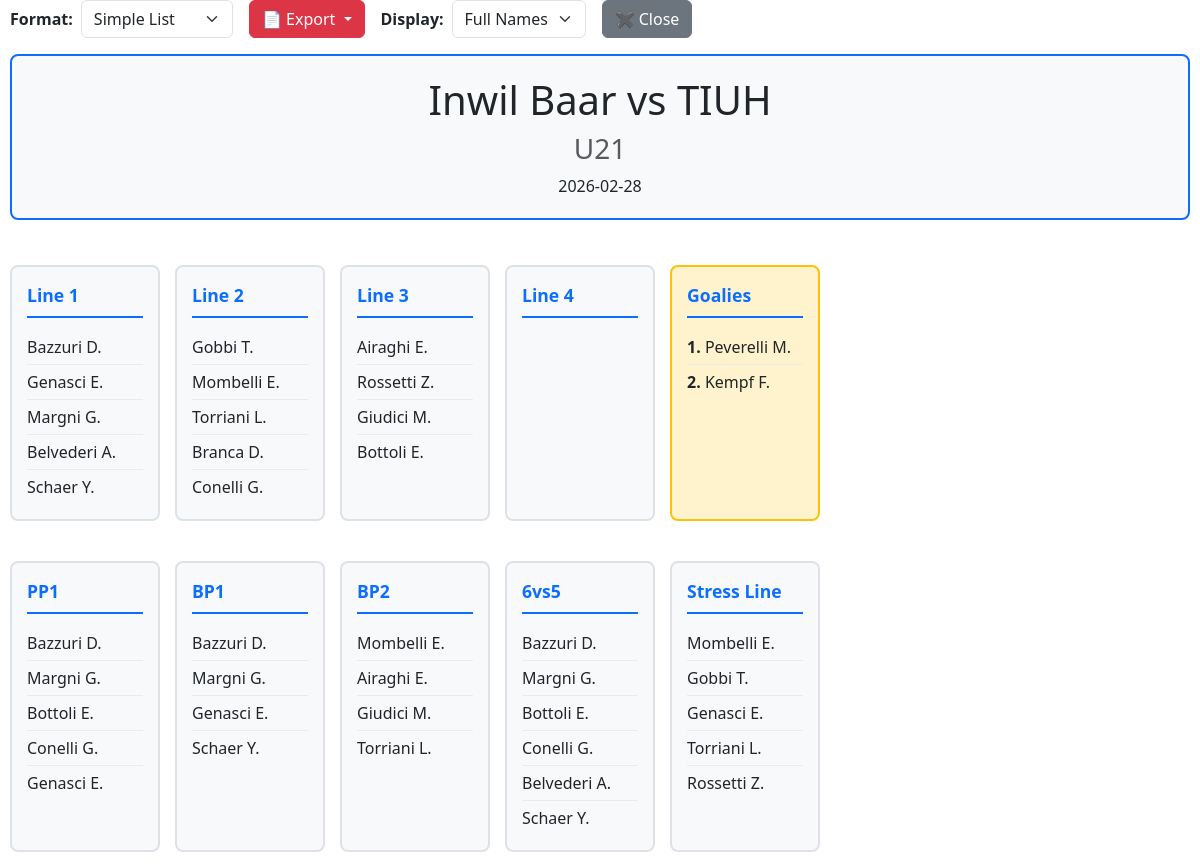
Page /game/18/lineup (signed in) on the committed database.
### models/game_model.py (models this page shows, shortened)
class GameRecord(db.Model):
    __tablename__ = 'games'
    id = db.Column(db.Integer, primary_key=True)
    season = db.Column(db.Text, default='', nullable=False)
    team = db.Column(db.Text, default='', nullable=False)
    home_team = db.Column(db.Text, default='', nullable=False)
    away_team = db.Column(db.Text, default='', nullable=False)
    date = db.Column(db.Text, default='', nullable=False)
    referee1 = db.Column(db.Text, default='', nullable=False)
    referee2 = db.Column(db.Text, default='', nullable=False)
    current_period = db.Column(db.Text, default='1', nullable=False)
    opponent_goalie_enabled = db.Column(db.Integer, default=0, nullable=False)
    exclude_from_stats = db.Column(db.Integer, default=0, nullable=False)
    lines = db.Column(db.Text, default='[]', nullable=False)
    goalies = db.Column(db.Text, default='[]', nullable=False)
    result = db.Column(db.Text, default='{}', nullable=False)
    formations = db.Column(db.Text, default='{}', nullable=False)
    plusminus = db.Column(db.Text, default='{}', nullable=False)
    goals = db.Column(db.Text, default='{}', nullable=False)
    assists = db.Column(db.Text, default='{}', nullable=False)
    unforced_errors = db.Column(db.Text, default='{}', nullable=False)
    shots_on_goal = db.Column(db.Text, default='{}', nullable=False)
    penalties_taken = db.Column(db.Text, default='{}', nullable=False)
    penalties_drawn = db.Column(db.Text, default='{}', nullable=False)
    saves = db.Column(db.Text, default='{}', nullable=False)
    goals_conceded = db.Column(db.Text, default='{}', nullable=False)
    goalie_plusminus = db.Column(db.Text, default='{}', nullable=False)
    game_scores = db.Column(db.Text, default='{}', nullable=False)
    goalie_game_scores = db.Column(db.Text, default='{}', nullable=False)
    opponent_goalie_saves = db.Column(db.Text, default='{}', nullable=False)
    opponent_goalie_goals_conceded = db.Column(db.Text, default='{}', nullable=False)
    block_shots = db.Column(db.Text, default='{}', nullable=False)
    stolen_balls = db.Column(db.Text, default='{}', nullable=False)
    extra_data = db.Column(db.Text, default='{}', nullable=False)
    def to_dict(self):
        game = {
            'id': self.id,
            'season': self.season or '',
            'team': self.team or '',
            'home_team': self.home_team or '',
            'away_team': self.away_team or '',
            'date': self.date or '',
            'referee1': self.referee1 or '',
            'referee2': self.referee2 or '',
            'current_period': self.current_period or '1',
            'opponent_goalie_enabled': bool(self.opponent_goalie_enabled),
            'exclude_from_stats': bool(self.exclude_from_stats),
            'lines': json.loads(self.lines or '[]'),
            'goalies': json.loads(self.goalies or '[]'),
            'result': json.loads(self.result or '{}'),
        }
        for col in _STAT_COLS:
            game[col] = json.loads(getattr(self, col) or '{}')
        formations = json.loads(self.formations or '{}')
        for fk in FORMATION_KEYS:
            game[fk] = formations.get(fk, [])
        extra = json.loads(self.extra_data or '{}')
        for k, v in extra.items():
            if k not in game:
                game[k] = v
        return game

### routes/game_routes.py (the view)
@game_bp.route('/game/<int:game_id>/lineup')
def view_game_lineup(game_id):
    game, roster, player_map = _lineup_context(game_id)
    if game is None:
        return "Game not found", 404
    return render_template('game_lineup.html', game=game, roster=roster, player_map=player_map)

### models/game_model.py (called while the page is built)
    def to_dict(self):
        return {
            'id': self.player_id,
            'number': self.number or '',
            'surname': self.surname or '',
            'name': self.name or '',
            'nickname': self.nickname or '',
            'position': self.position or 'A',
            'tesser': self.tesser or '',
            'hidden': bool(self.hidden),
        }

### models/roster.py (called while the page is built)
def _check_category(category):
    if not category or not validate_category(category):
        raise ValueError("Invalid category")

def _check_season(season):
    if season and not validate_season(season):
        raise ValueError("Invalid season format")

def load_roster(category=None, season=None):
    if not category:
        return []
    try:
        _check_category(category)
        _check_season(season)
        q = RosterPlayer.query.filter_by(category=category, season=season or "")
        rows = q.all()
        return [r.to_dict() for r in rows]
    except ValueError:
        raise
    except Exception:
        logger.exception("load_roster failed for category=%s season=%s", category, season)
        return []

### routes/game_routes.py (called while the page is built)
def _lineup_context(game_id):
    games = load_games()
    game = find_game_by_id(games, game_id)
    if not game:
        return None, None, None
    roster = []
    if game.get('team'):
        season = game.get('season', '')
        roster = load_roster(game['team'], season) if season else load_roster(game['team'])
    player_map = {}
    for player in roster:
        key = f"{player['number']} - {player['surname']} {player['name']}"
        player_map[key] = player
    return game, roster, player_map

### services/game_service.py (called while the page is built)
def load_games():
    try:
        rows = GameRecord.query.all()
        return [row.to_dict() for row in rows]
    except Exception:
        logger.exception('load_games failed')
        return []

def find_game_by_id(games, game_id):
    for game in games:
        if game.get('id') == game_id:
            return game
    return None

### utils/security.py (called while the page is built)
def validate_category(category):
    if not category:
        return False
    return bool(re.match(r'^[a-zA-Z0-9_-]+$', category))

def validate_season(season):
    if not season:
        return True  # Empty season is allowed for backward compatibility
    return bool(re.match(r'^[a-zA-Z0-9_\-\.]{1,50}$', season))

### templates/game_lineup.html (shortened to what this page needs)
<!DOCTYPE html>
<html lang="en">
<head>
    <link href="https://cdn.jsdelivr.net/npm/bootstrap@5.3.0/dist/css/bootstrap.min.css" rel="stylesheet">
</head>
<body>
    {% macro display_player(player_string) -%}
    {% set player_info = player_map.get(player_string, {}) %}
    {% set full_name = player_string.split(' - ')[1] if ' - ' in player_string else player_string %}
    {% set name_parts = full_name.split(' ') %}
    {% set formatted_name = name_parts[0] + ' ' + name_parts[1][0] + '.' if name_parts|length > 1 else full_name %}
    {% set nickname = player_info.get('nickname', '') if player_info else '' %}
    <span data-player-full="{{ formatted_name }}" data-player-nickname="{{ nickname }}">{{ formatted_name }}</span>
    {%- endmacro %}
    <div class="container-fluid mt-4 mb-4">
        <div class="no-print mb-3">
            <div class="d-flex flex-wrap gap-2 align-items-center">
                <label for="formatSelect" class="fw-bold">{{ g.t.get('format', 'Format') }}:</label>
                <select id="formatSelect" class="form-select" style="width: auto; min-width: 140px;"
                    onchange="changeFormat(this.value)">
                    <option value="format-1">{{ g.t.get('simple_list', 'Simple List') }}</option>
                </select>
                <div class="btn-group ms-0 ms-sm-2">
                    <button type="button" class="btn btn-danger dropdown-toggle" data-bs-toggle="dropdown" aria-expanded="false">
                        📄 {{ g.t.get('export', 'Export') }}
                    </button>
                </div>
                <label for="nameDisplay" class="fw-bold ms-0 ms-sm-2">{{ g.t.get('display_names', 'Display') }}:</label>
                <select id="nameDisplay" class="form-select" style="width: auto; min-width: 120px;"
                    onchange="changeNameDisplay(this.value)">
                    <option value="full">{{ g.t.get('full_names', 'Full Names') }}</option>
                </select>
                <button onclick="window.close()" class="btn btn-secondary ms-0 ms-sm-2">✖️ {{ g.t.get('close', 'Close') }}</button>
            </div>
        </div>
        <div id="format-1-content" class="format-1">
            <div class="lineup-header text-center">
                <h1 class="mb-2">{{ game.home_team }} vs {{ game.away_team }}</h1>
                {% if game.team %}
                <h3 class="text-muted">{{ game.team }}</h3>
                {% endif %}
                {% if game.date %}
                <p class="mb-0">{{ game.date }}</p>
                {% endif %}
            </div>
            <div class="lines-row">
                {% for line_idx in range(game.lines|length) %}
                <div class="formation-box">
                    <div class="formation-title">{{ g.t.get('line', 'Line') }} {{ line_idx + 1 }}</div>
                    <ul class="player-list">
                        {% for player in game.lines[line_idx] %}
                        <li>{{ display_player(player) }}</li>
                        {% endfor %}
                    </ul>
                </div>
                {% endfor %}
                <div class="formation-box goalie-section">
                    <div class="formation-title">{{ g.t.get('goalies', 'Goalies') }}</div>
                    <ul class="player-list">
                        {% for goalie in game.goalies %}
                        <li><strong>{{ loop.index }}.</strong> {{ display_player(goalie) }}</li>
                        {% endfor %}
                    </ul>
                </div>
            </div>
            <div class="other-formations">
                {% if game.pp1 %}
                <div class="formation-box">
                    <div class="formation-title">{{ g.t.get('pp1', 'Power Play 1') }}</div>
                    <ul class="player-list">
                        {% for player in game.pp1 %}
                        <li>{{ display_player(player) }}</li>
                        {% endfor %}
                    </ul>
                </div>
                {% endif %}
                {% if game.bp1 %}
                <div class="formation-box">
                    <div class="formation-title">{{ g.t.get('bp1', 'Box Play 1') }}</div>
                    <ul class="player-list">
                        {% for player in game.bp1 %}
                        <li>{{ display_player(player) }}</li>
                        {% endfor %}
                    </ul>
                </div>
                {% endif %}
                {% if game.bp2 %}
                <div class="formation-box">
                    <div class="formation-title">{{ g.t.get('bp2', 'Box Play 2') }}</div>
                    <ul class="player-list">
                        {% for player in game.bp2 %}
                        <li>{{ display_player(player) }}</li>
                        {% endfor %}
                    </ul>
                </div>
                {% endif %}
                {% if game['6vs5'] %}
                <div class="formation-box">
                    <div class="formation-title">{{ g.t.get('6vs5', '6 vs 5') }}</div>
                    <ul class="player-list">
                        {% for player in game['6vs5'] %}
                        <li>{{ display_player(player) }}</li>
                        {% endfor %}
                    </ul>
                </div>
                {% endif %}
                {% if game.stress_line %}
                <div class="formation-box">
                    <div class="formation-title">{{ g.t.get('stress_line', 'Stress Line') }}</div>
                    <ul class="player-list">
                        {% for player in game.stress_line %}
                        <li>{{ display_player(player) }}</li>
                        {% endfor %}
                    </ul>
                </div>
                {% endif %}
            </div>
        </div>
                    {% set all_players = [] %}
                    {% for player in all_players %}
                        {% set player_info = player_map.get(player) %}
                    {% endfor %}
    </div>
</body>
</html>

### templates/game_lineup.html (style rules this page uses)
* { box-sizing: border-box; }
html { width: 100%; overflow-x: hidden; }
body { background-color: white; margin: 0; padding: 0; width: 100%; overflow-x: hidden; }
.container-fluid { padding-left: 10px; padding-right: 10px; max-width: 100% !important; width: 100% !important; margin: 0 !important; }
.format-1 { display: flex; flex-direction: column; gap: 15px; }
.format-1 .lines-row { display: flex; flex-wrap: wrap; gap: 15px; }
.format-1 .other-formations { display: flex; flex-wrap: wrap; gap: 15px; }
.format-1 .lineup-header { background-color: #f8f9fa; border: 2px solid #0d6efd; border-radius: 8px; padding: 20px; margin-bottom: 20px; width: 100%; }
.format-1 .formation-box { border: 2px solid #dee2e6; border-radius: 8px; padding: 15px; margin-top: 10px; margin-bottom: 15px; background-color: #f8f9fa; width: fit-content; min-width: 150px; max-width: 20%; flex: 0 1 auto; }
.format-1 .formation-title { font-weight: bold; color: #0d6efd; font-size: 1.1rem; margin-bottom: 12px; padding-bottom: 8px; border-bottom: 2px solid #0d6efd; }
.format-1 .player-list { list-style: none; padding-left: 0; margin-bottom: 0; }
.format-1 .player-list li { padding: 5px 0; border-bottom: 1px solid #e9ecef; }
.format-1 .player-list li:last-child { border-bottom: none; }
.format-1 .goalie-section { background-color: #fff3cd; border: 2px solid #ffc107; }

### rows in the picture
GameRecord: home_team "Inwil Baar", away_team "TIUH", team "U21", date "2026-02-28"

### other values in the picture
{{ g.t.get('format', 'Format') }} "Format"
{{ g.t.get('export', 'Export') }} "Export"
{{ g.t.get('display_names', 'Display') }} "Display"
{{ g.t.get('close', 'Close') }} "Close"
{{ g.t.get('line', 'Line') }} "Line" "Line" "Line" "Line"
{{ line_idx + 1 }} "1" "2" "3" "4"
{{ g.t.get('goalies', 'Goalies') }} "Goalies"
{{ g.t.get('pp1', 'Power Play 1') }} "PP1"
{{ g.t.get('bp1', 'Box Play 1') }} "BP1"
{{ g.t.get('bp2', 'Box Play 2') }} "BP2"
{{ g.t.get('6vs5', '6 vs 5') }} "6vs5"
{{ g.t.get('stress_line', 'Stress Line') }} "Stress Line"
form field value "Simple List"
form field value "Full Names"
